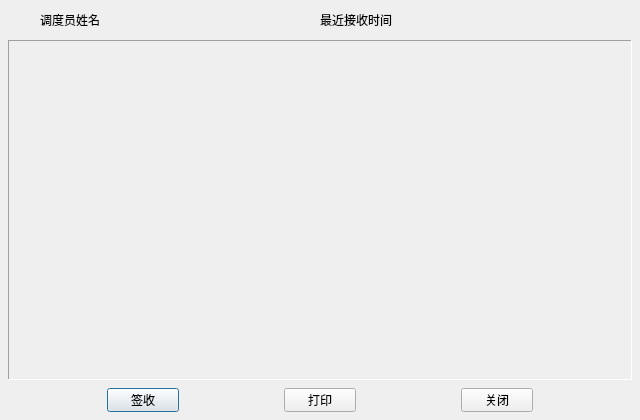
<?xml version="1.0" encoding="UTF-8"?>
<ui version="4.0">
 <class>StagePlanSign</class>
 <widget class="QDialog" name="StagePlanSign">
  <property name="geometry">
   <rect>
    <x>0</x>
    <y>0</y>
    <width>640</width>
    <height>420</height>
   </rect>
  </property>
  <property name="minimumSize">
   <size>
    <width>640</width>
    <height>420</height>
   </size>
  </property>
  <property name="maximumSize">
   <size>
    <width>640</width>
    <height>420</height>
   </size>
  </property>
  <property name="windowTitle">
   <string>StagePlanSign</string>
  </property>
  <layout class="QVBoxLayout" name="verticalLayout" stretch="0,1,0">
   <property name="spacing">
    <number>8</number>
   </property>
   <property name="leftMargin">
    <number>8</number>
   </property>
   <property name="topMargin">
    <number>8</number>
   </property>
   <property name="rightMargin">
    <number>8</number>
   </property>
   <property name="bottomMargin">
    <number>8</number>
   </property>
   <item>
    <layout class="QHBoxLayout" name="horizontalLayout">
     <property name="spacing">
      <number>8</number>
     </property>
     <property name="leftMargin">
      <number>32</number>
     </property>
     <property name="rightMargin">
      <number>32</number>
     </property>
     <item>
      <widget class="QLabel" name="label_2">
       <property name="minimumSize">
        <size>
         <width>72</width>
         <height>24</height>
        </size>
       </property>
       <property name="maximumSize">
        <size>
         <width>72</width>
         <height>24</height>
        </size>
       </property>
       <property name="text">
        <string>调度员姓名</string>
       </property>
      </widget>
     </item>
     <item>
      <widget class="QLabel" name="nameLabel">
       <property name="minimumSize">
        <size>
         <width>0</width>
         <height>24</height>
        </size>
       </property>
       <property name="maximumSize">
        <size>
         <width>16777215</width>
         <height>24</height>
        </size>
       </property>
       <property name="text">
        <string/>
       </property>
      </widget>
     </item>
     <item>
      <widget class="QLabel" name="label_3">
       <property name="minimumSize">
        <size>
         <width>80</width>
         <height>24</height>
        </size>
       </property>
       <property name="maximumSize">
        <size>
         <width>80</width>
         <height>24</height>
        </size>
       </property>
       <property name="text">
        <string>最近接收时间</string>
       </property>
      </widget>
     </item>
     <item>
      <widget class="QLabel" name="timeLabel">
       <property name="minimumSize">
        <size>
         <width>0</width>
         <height>24</height>
        </size>
       </property>
       <property name="maximumSize">
        <size>
         <width>16777215</width>
         <height>24</height>
        </size>
       </property>
       <property name="text">
        <string/>
       </property>
      </widget>
     </item>
    </layout>
   </item>
   <item>
    <widget class="QFrame" name="tableFrame">
     <property name="frameShape">
      <enum>QFrame::Panel</enum>
     </property>
     <property name="frameShadow">
      <enum>QFrame::Sunken</enum>
     </property>
     <layout class="QVBoxLayout" name="verticalLayout_2">
      <property name="spacing">
       <number>0</number>
      </property>
      <property name="leftMargin">
       <number>0</number>
      </property>
      <property name="topMargin">
       <number>0</number>
      </property>
      <property name="rightMargin">
       <number>0</number>
      </property>
      <property name="bottomMargin">
       <number>0</number>
      </property>
     </layout>
    </widget>
   </item>
   <item>
    <layout class="QHBoxLayout" name="horizontalLayout_2">
     <item>
      <widget class="QPushButton" name="signBtn">
       <property name="minimumSize">
        <size>
         <width>72</width>
         <height>24</height>
        </size>
       </property>
       <property name="maximumSize">
        <size>
         <width>72</width>
         <height>24</height>
        </size>
       </property>
       <property name="text">
        <string>签收</string>
       </property>
      </widget>
     </item>
     <item>
      <widget class="QPushButton" name="pushButton_2">
       <property name="minimumSize">
        <size>
         <width>72</width>
         <height>24</height>
        </size>
       </property>
       <property name="maximumSize">
        <size>
         <width>72</width>
         <height>24</height>
        </size>
       </property>
       <property name="text">
        <string>打印</string>
       </property>
      </widget>
     </item>
     <item>
      <widget class="QPushButton" name="closeBtn">
       <property name="minimumSize">
        <size>
         <width>72</width>
         <height>24</height>
        </size>
       </property>
       <property name="maximumSize">
        <size>
         <width>72</width>
         <height>24</height>
        </size>
       </property>
       <property name="text">
        <string>关闭</string>
       </property>
      </widget>
     </item>
    </layout>
   </item>
  </layout>
 </widget>
 <layoutdefault spacing="6" margin="11"/>
 <resources/>
 <connections/>
</ui>
